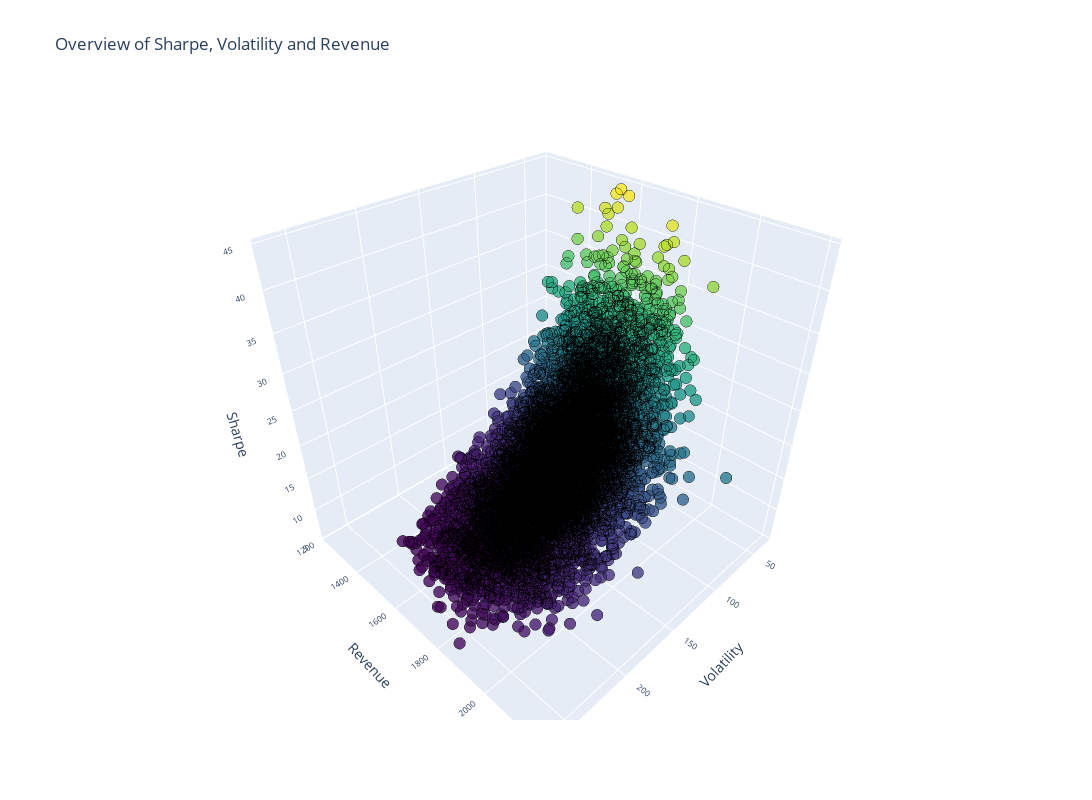

Write notebook code for a chart like this one.
### Code cell
scatter3d_trace = go.Scatter3d(
    x=portfolio["Volatility"],
    y=portfolio["Revenue"],
    z=portfolio["Sharpe"],
    mode='markers',
    marker=dict(
        size=4,                    
        color=portfolio["Sharpe"],                   
        colorscale='Viridis',      
        opacity=0.8,
        line=dict(width=0.5, color='black') 
    )
)

layout = go.Layout(
    title='Overview of Sharpe, Volatility and Revenue',
    scene=dict(
        xaxis=dict(title='Volatility'),
        yaxis=dict(title='Revenue'),
        zaxis=dict(title='Sharpe')
    )
)

fig = go.Figure(data=[scatter3d_trace], layout=layout)

fig.update_layout(
    width=1200,  
    height=800,  
    scene=dict(
        xaxis=dict(title='Volatility', tickfont=dict(size=10)),  # Adjust axis label font size
        yaxis=dict(title='Revenue', tickfont=dict(size=10)),      # Adjust axis label font size
        zaxis=dict(title='Sharpe', tickfont=dict(size=10)),  # Adjust axis label font size
        camera_eye=dict(x=1.2, y=1.2, z=1.2)  # Adjust camera position
    ),
)
fig

### Figure 1 — Plotly figure (JSON) as saved in the notebook; plotly's stock layout.template omitted (floating-point values rounded to 4 significant figures; data arrays with more than 128 entries replaced by an {"elided": "..."} marker saying what was removed)
{"data": [{"marker": {"color": {"elided": "10000 float values"}, "colorscale": [[0, "#440154"], [0.1111, "#482878"], [0.2222, "#3e4989"], [0.3333, "#31688e"], [0.4444, "#26828e"], [0.5556, "#1f9e89"], [0.6667, "#35b779"], [0.7778, "#6ece58"], [0.8889, "#b5de2b"], [1, "#fde725"]], "line": {"color": "black", "width": 0.5}, "opacity": 0.8, "size": 4}, "mode": "markers", "type": "scatter3d", "x": {"elided": "10000 float values"}, "y": {"elided": "10000 float values"}, "z": {"elided": "10000 float values"}}], "layout": {"height": 800, "scene": {"camera": {"eye": {"x": 1.2, "y": 1.2, "z": 1.2}}, "xaxis": {"tickfont": {"size": 10}, "title": {"text": "Volatility"}}, "yaxis": {"tickfont": {"size": 10}, "title": {"text": "Revenue"}}, "zaxis": {"tickfont": {"size": 10}, "title": {"text": "Sharpe"}}}, "title": {"text": "Overview of Sharpe, Volatility and Revenue"}, "width": 1200}}
